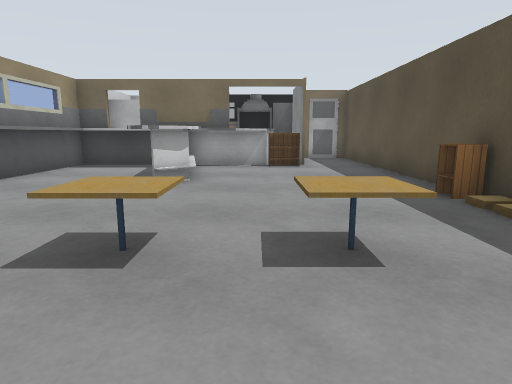
View 1 (above)

12 first-person views from a walk through a Gazebo world. The camera is 1 m above the floor, tilts 10° down and sees 75° across. Floor lines are 1 m apart. The floor is counted in squares, 1 m on a side. Each view is taken from the middle of a square. On the plan, view 1 faces up. The plan holds only what a view shows up to about 13 squares ahead; the rest is blank. Gazebo's built-in surfaces are drawn with simple patterns. Some surface patterns are stand-ins.

View 2
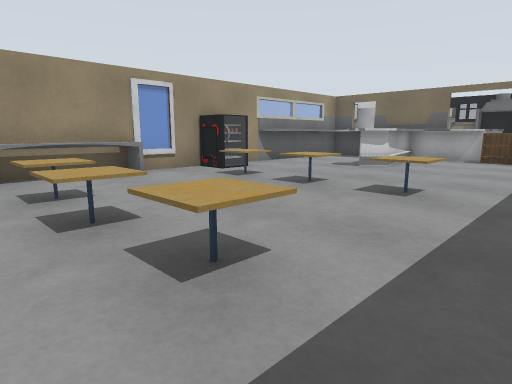

View 3
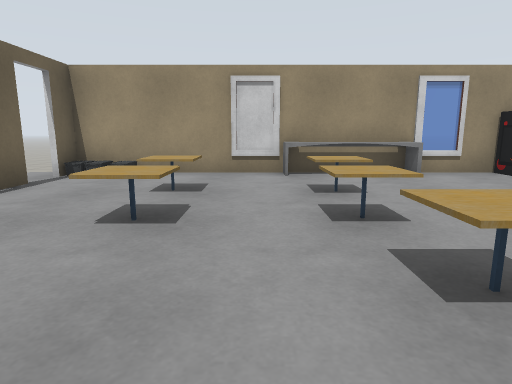

View 4
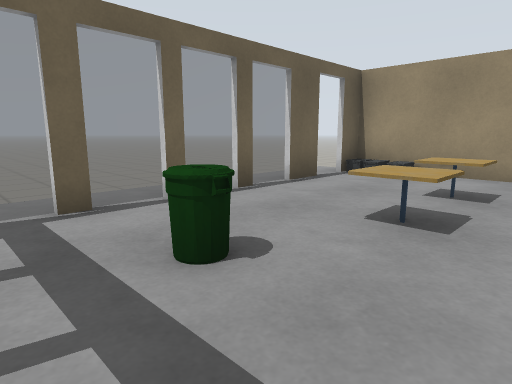

View 5
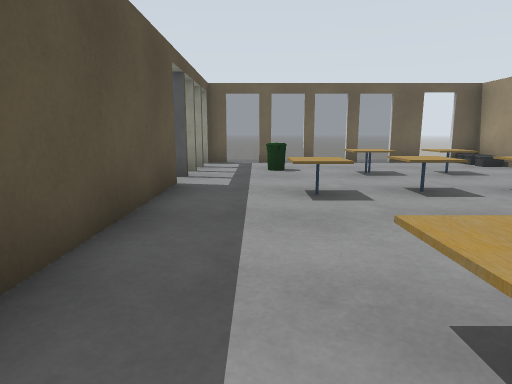

View 6
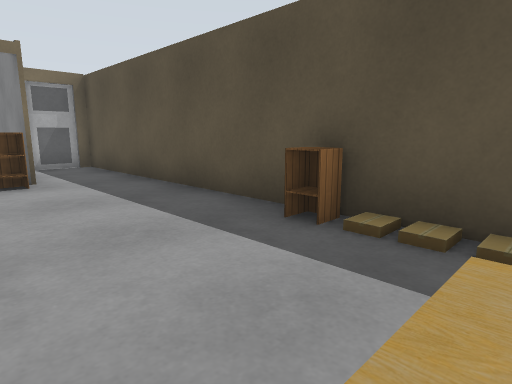

View 7
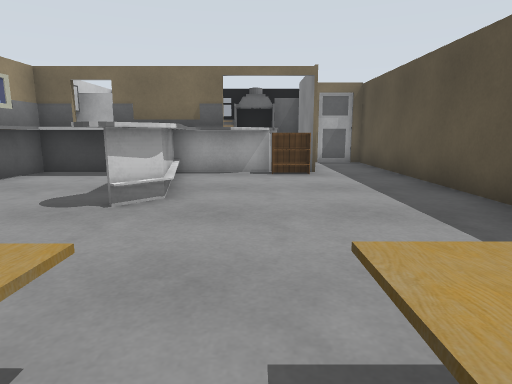

View 8
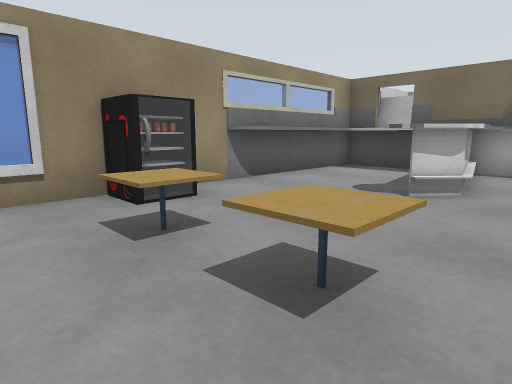

View 9
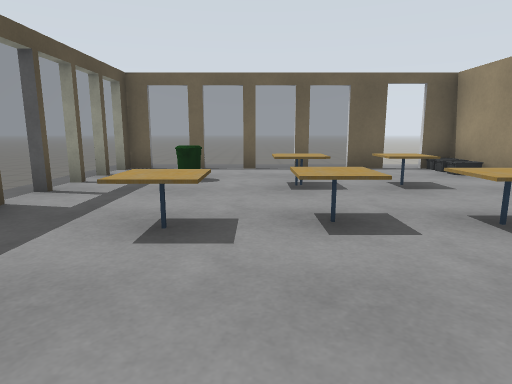

View 10
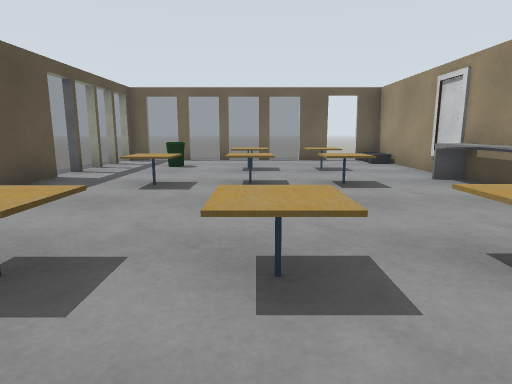

View 11
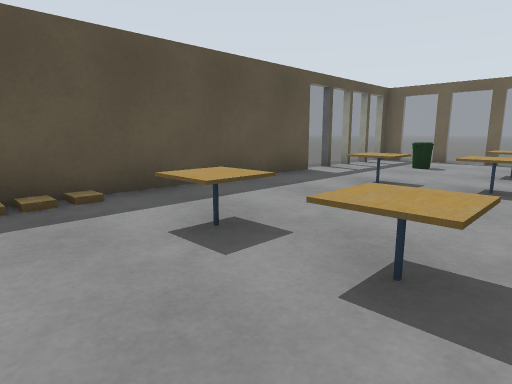

View 12
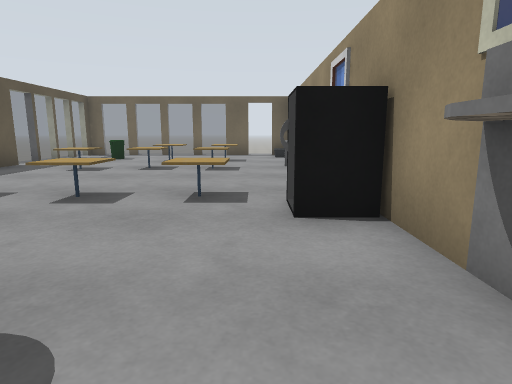

### Floor plan
Key: @ floor where view 1 was taken; # wall or solid block; . main floor; - floor 0.25 m lower than the main floor; / step, stairs or slope; = window, fence, low wall or low ledge; B bookshelf; C cabinet; T cafe table; I bin; O other object.
Columns run from 6 left of view 1 to 6 right of it. Each row starts with its distance up from view 1.
 15      ####
 14        ####
 13        #..#
 12  ##   ##..#
 11  ######B..#
 10  #####.B..#
  9  #..#.....#
  8  #..#.....#
  7  #..#.....#
  6 ##........#
  5 #........C#
  4 #=........#
  3 ##.T.T.T..#
  2 =.........#
  1 #=........#
  0  =....@...#
 -1  =.T...T..#
 -2 #=.T.T.T..#
 -3 #.........=
 -4 #..T.T....=
 -5 #..T.T.I..=-
 -6 #O........#--
 -7  O........=--
 -8  ..#======#
 -9  /////////
-10  --  ----

Where each view was taken, in squares from view 1:
view 1: 0 up, 0 right, facing up
view 2: 3 down, 3 right, facing up-left
view 3: 3 down, 3 right, facing left
view 4: 3 down, 3 right, facing down-left
view 5: 4 up, 2 right, facing down
view 6: 3 up, 0 right, facing up-right
view 7: 2 up, 0 right, facing up
view 8: 1 up, 0 right, facing up-left
view 9: 2 up, 0 right, facing down
view 10: 5 up, 1 left, facing down
view 11: 5 up, 2 left, facing down-right
view 12: 8 up, 4 left, facing down
